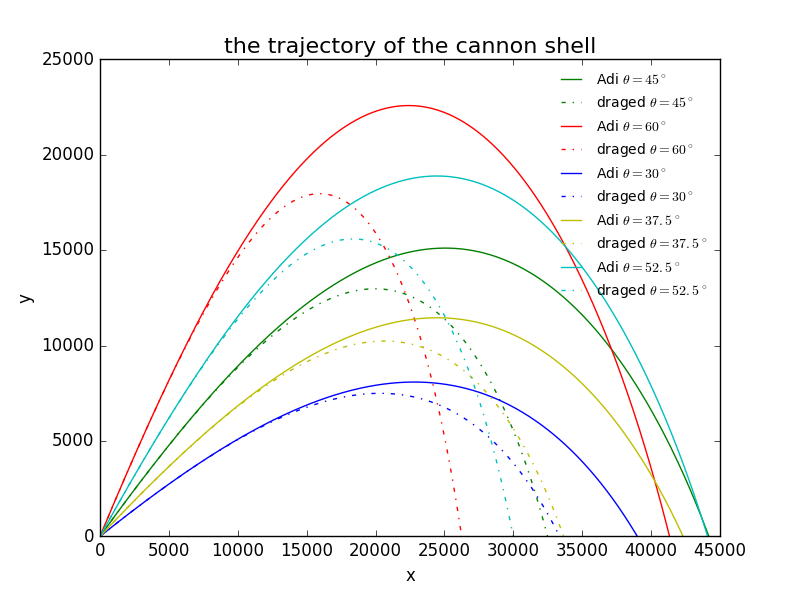

Python code for this plot:
import matplotlib.pyplot as plt
import math

g=9.8
b2m=4e-5
class flight_state:
    def __init__(self, _x=0,_y=0,_vx=0,_vy=0,_t=0):
        self.x=_x
        self.y=_y
        self.vx=_vx
        self.vy=_vy
        self.t=_t
class Cannon:
    def __init__(self,_fs=flight_state(0,0,0,0,0),_dt=0.1):
        self.cannon_flight_state=[]
        self.cannon_flight_state.append(_fs)
        self.dt=_dt
        #print self.cannon_flight_state[-1].x,self.cannon_flight_state[-1].y
    def next_state(self,current_state):
        global g
        next_x=current_state.x+current_state.vx*self.dt        
        next_vx=current_state.vx
        next_y=current_state.y+current_state.vy*self.dt
        next_vy=current_state.vy-g*self.dt
        next_t=current_state.t+self.dt
        return flight_state(next_x,next_y,next_vx,next_vy,next_t)
    def shot(self):
        while not(self.cannon_flight_state[-1].y<0):
            self.cannon_flight_state.append(self.next_state(self.cannon_flight_state[-1]))
        r = - self.cannon_flight_state[-2].y / self.cannon_flight_state[-1].y
        self.cannon_flight_state[-1].x = (self.cannon_flight_state[-2].x + r * self.cannon_flight_state[-1].x) / (r + 1)
        self.cannon_flight_state[-1].y = 0
        #print self.cannon_flight_state[-1].x,self.cannon_flight_state[-1].y
    def show_trace(self):
        global x,y
        x=[]
        y=[]
        for fs in self.cannon_flight_state:
            x.append(fs.x)
            y.append(fs.y)
class Drag_cannon(Cannon):
    def next_state(self,current_state):
        global g,b2m
        v=math.sqrt(current_state.vx**2+current_state.vy**2)
        next_x=current_state.x+current_state.vx*self.dt
        next_vx=current_state.vx-b2m*v*current_state.vx*self.dt
        next_y=current_state.y+current_state.vy*self.dt
        next_vy=current_state.vy-g*self.dt-b2m*v*current_state.vy*self.dt
        next_t=current_state.t+self.dt
        return flight_state(next_x,next_y,next_vx,next_vy,next_t)
class Adi_drag_cannon(Drag_cannon):
    def next_state(self,current_state):
        global g,b2m
        #b=[]
        #b.append(b2m)
        v=math.sqrt(current_state.vx**2+current_state.vy**2)
        #b2m=b2m*(1-0.0065*current_state.y/300)**2.5
        next_x=current_state.x+current_state.vx*self.dt
        next_vx=current_state.vx-b2m*(1-0.0065*current_state.y/300)**2.5*v*current_state.vx*self.dt
        next_y=current_state.y+current_state.vy*self.dt
        next_vy=current_state.vy-g*self.dt-b2m*(1-0.0065*current_state.y/300)**2.5*v*current_state.vy*self.dt
        next_t=current_state.t+self.dt
        #print b2m*(1-0.0065*current_state.y/300)**2.5
        return flight_state(next_x,next_y,next_vx,next_vy,next_t)

c1=Adi_drag_cannon(flight_state(0,0,800*2**0.5*math.cos(45*math.pi/180),800*2**0.5*math.sin(45*math.pi/180)))
c1.shot()
c1.show_trace()
plt.plot(x,y,'g',label=r'Adi $\theta=45^\circ$')
plt.legend(loc='best',prop={'size':10},frameon=False)
c1_final=x[-1]
d1=Drag_cannon(flight_state(0,0,800*2**0.5*math.cos(45*math.pi/180),800*2**0.5*math.sin(45*math.pi/180)))
d1.shot()
d1.show_trace()
plt.plot(x,y,'g-.',label=r'draged $\theta=45^\circ$')
plt.legend(loc='best',prop={'size':10},frameon=False)
d1_final=x[-1]

c2=Adi_drag_cannon(flight_state(0,0,800*2**0.5*math.cos(60*math.pi/180),800*2**0.5*math.sin(60*math.pi/180)))
c2.shot()
c2.show_trace()
plt.plot(x,y,'r',label=r'Adi $\theta=60^\circ$')
plt.legend(loc='best',prop={'size':10},frameon=False)
c2_final=x[-1]
d2=Drag_cannon(flight_state(0,0,800*2**0.5*math.cos(60*math.pi/180),800*2**0.5*math.sin(60*math.pi/180)))
d2.shot()
d2.show_trace()
plt.plot(x,y,'r-.',label=r'draged $\theta=60^\circ$')
plt.legend(loc='best',prop={'size':10},frameon=False)
d2_final=x[-1]

c3=Adi_drag_cannon(flight_state(0,0,800*2**0.5*math.cos(30*math.pi/180),800*2**0.5*math.sin(30*math.pi/180)))
c3.shot()
c3.show_trace()
plt.plot(x,y,'b',label=r'Adi $\theta=30^\circ$')
legend3=plt.legend(loc='best',prop={'size':10},frameon=False)
c3_final=x[-1]
d3=Drag_cannon(flight_state(0,0,800*2**0.5*math.cos(30*math.pi/180),800*2**0.5*math.sin(30*math.pi/180)))
d3.shot()
d3.show_trace()
plt.plot(x,y,'b-.',label=r'draged $\theta=30^\circ$')
plt.legend(loc='best',prop={'size':10},frameon=False)
d3_final=x[-1]

c4=Adi_drag_cannon(flight_state(0,0,800*2**0.5*math.cos(37.5*math.pi/180),800*2**0.5*math.sin(37.5*math.pi/180)))
c4.shot()
c4.show_trace()
plt.plot(x,y,'y',label=r'Adi $\theta=37.5^\circ$')
plt.legend(loc='best',prop={'size':10},frameon=False)
c4_final=x[-1]
d4=Drag_cannon(flight_state(0,0,800*2**0.5*math.cos(37.5*math.pi/180),800*2**0.5*math.sin(37.5*math.pi/180)))
d4.shot()
d4.show_trace()
plt.plot(x,y,'y-.',label=r'draged $\theta=37.5^\circ$')
plt.legend(loc='best',prop={'size':10},frameon=False)
d4_final=x[-1]

c5=Adi_drag_cannon(flight_state(0,0,800*2**0.5*math.cos(52.5*math.pi/180),800*2**0.5*math.sin(52.5*math.pi/180)))
c5.shot()
c5.show_trace()
plt.plot(x,y,'c',label=r'Adi $\theta=52.5^\circ$')
plt.legend(loc='best',prop={'size':10},frameon=False)
c5_final=x[-1]
d5=Drag_cannon(flight_state(0,0,800*2**0.5*math.cos(52.5*math.pi/180),800*2**0.5*math.sin(52.5*math.pi/180)))
d5.shot()
d5.show_trace()
plt.plot(x,y,'c-.',label=r'draged $\theta=52.5^\circ$')
plt.legend(loc='best',prop={'size':10},frameon=False)
d5_final=x[-1]

plt.xlabel('x')
plt.ylabel('y')
plt.title('the trajectory of the cannon shell',fontsize=16)
plt.savefig('adi-draged cannon.png')
plt.show()
